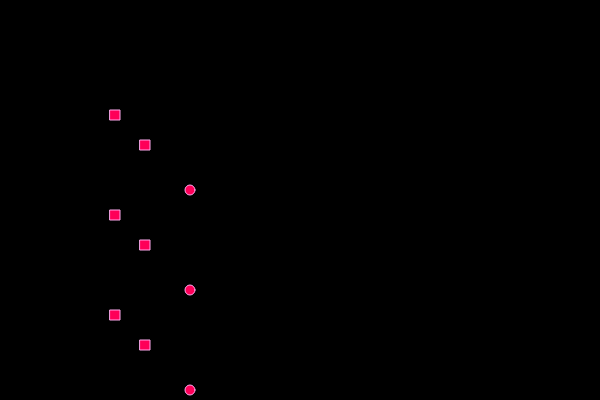
Frame 1 (no input)
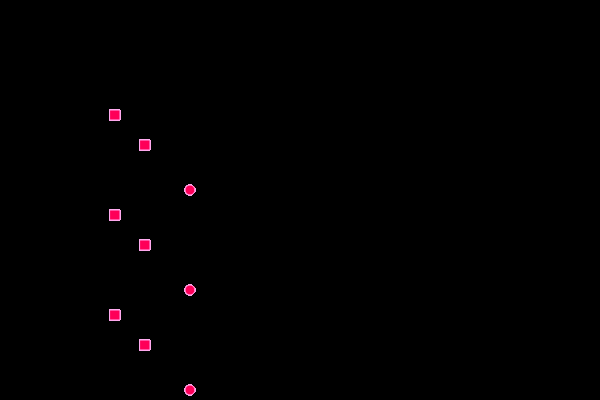
Frame 60 (no input)
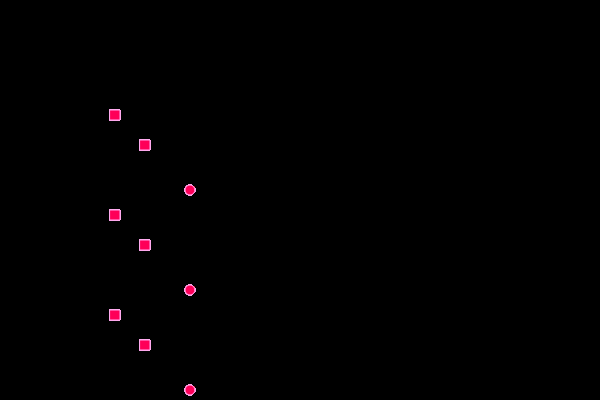
Frame 120 (the mouse pressed at the canvas centre since frame 60)

The p5.js sketch that drew these frames (run headless with seeded random() and noise() and a simulated clock; from frame 60 on, the mouse is pressed at the canvas centre):

// p5.js sketch
// ── sketch.js

function setup() {
  createCanvas(600,400);
  frameRate(30);
  background(0);

}
function draw(){
 squares(10,10);
 squares(30,30);
 circles(50,50);
}
function squares(x,y){
  translate(x,y);
  push();
  stroke('#fae');
strokeWeight(1);
  fill(255,0,88);
  rect(100,100,10,10);
  rect(100,200,10,10);
  rect(100,300,10,10)
  pop();
}
function circles(x,y){
translate(x,y);
push();
stroke('#fae');
strokeWeight(1);
fill(255,0,88);
ellipse(100,100,10,10);
ellipse(100,200,10,10);
ellipse(100,300,10,10);
pop();
}
